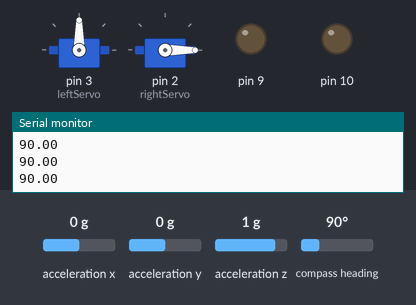
A sketch run on a simulated Arduino Uno, built with avr-gcc and run on an emulated ATmega328P. Parts: 2 × servo, output pins drawn as LEDs (lit = HIGH), the last lines printed to the serial monitor. Inputs (shaded band) come from the test bench; at power-on: compass heading 90°, acceleration x 0 g, acceleration y 0 g, acceleration z 1 g.

Above: at 6.7 s.
6.8 s: compass heading set to 7°
At 7.4 s:
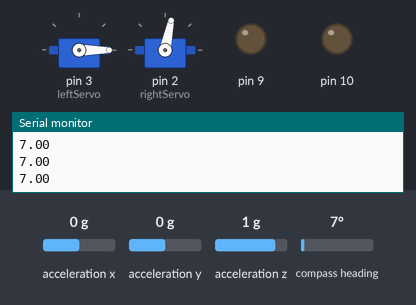
8.3 s: compass heading set to 180°
At 9.5 s:
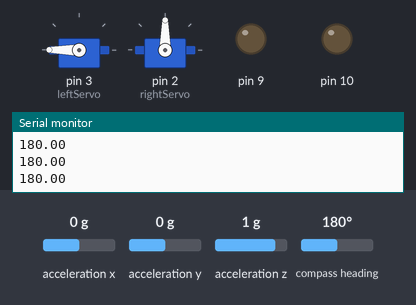
9.8 s: compass heading set to 269°
At 10.7 s:
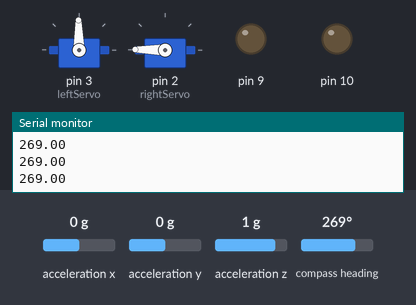
11.3 s: compass heading set to 352°
At 12.1 s:
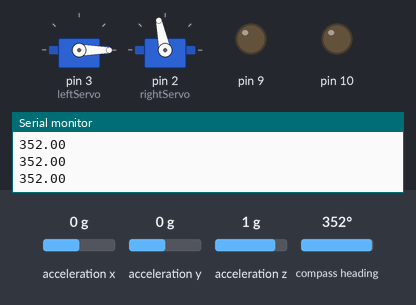
12.8 s: compass heading set to 90°
At 13.1 s:
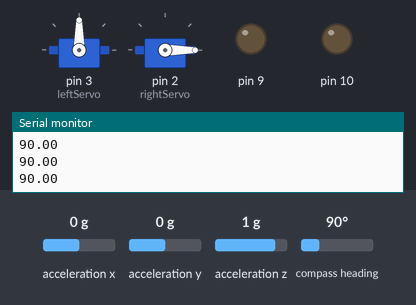
Timing chart, 0 to 15.3 s (numbered marks = the images above; inputs shaded):
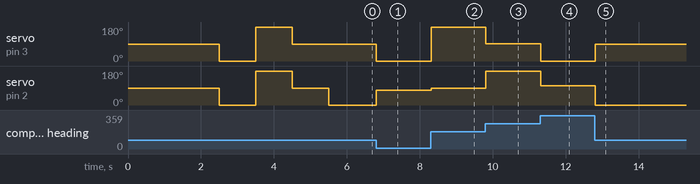

Measured:
- after the input at 6.8 s, servo on pin 3 (leftServo): 90° → 0° at once; servo on pin 2 (rightServo): 0° → 78° at once
- after the input at 8.3 s, servo on pin 3 (leftServo): 0° → 180° at once; servo on pin 2 (rightServo): 78° → 90° at once
- after the input at 9.8 s, servo on pin 3 (leftServo): 180° → 91° at once; servo on pin 2 (rightServo): 90° → 179° at once
- after the input at 11.3 s, servo on pin 3 (leftServo): 91° → 0° at once; servo on pin 2 (rightServo): 179° → 102° at once
- after the input at 12.8 s, servo on pin 3 (leftServo): 0° → 90° at once; servo on pin 2 (rightServo): 102° → 0° at once

The sketch:

riser-bias-test.ino
```cpp
#include <PWMServo.h>
#include <Wire.h>
#include <Adafruit_Sensor.h>
#include <Adafruit_BNO055.h>
#include <utility/imumaths.h>

static PWMServo leftServo;
static PWMServo rightServo;
float goal;
float delta;
float angle;


Adafruit_BNO055 bno = Adafruit_BNO055(55, 0x28, &Wire);

void setup(void)
{
  /*
  pinMode(12,OUTPUT);
  digitalWrite(12,HIGH);
  delay(1000);
  digitalWrite(12,LOW);
  */
  delay(1000);
  Serial.begin(9600);

  //while (!Serial) ;
  //Serial.println("Orientation Sensor Test"); Serial.println("");

  while(!bno.begin())
  Serial.println("Complete");


  delay(1000);

  bno.setExtCrystalUse(true);
  // put your setup code here, to run once:

  //uint8_t bno_cal_system, bno_cal_gyro, bno_cal_accel, bno_cal_mag = 0;
  //while ((bno_cal_system!=3) || (bno_cal_gyro!=3) || (bno_cal_accel!=3) || (bno_cal_mag!=3)){
  //  bno.getCalibration(&bno_cal_system, &bno_cal_gyro, &bno_cal_accel, &bno_cal_mag);
  //}

  pinMode(9,OUTPUT);
  pinMode(10,OUTPUT);
  leftServo.attach(3);//10
  rightServo.attach(2);//9
  //Serial.println("setup");

  delay(500);
  leftServo.write(0);
  rightServo.write(0);
  delay(1000);
  leftServo.write(180);
  rightServo.write(180);
  delay(1000);
  leftServo.write(90);
  rightServo.write(90);
  delay(1000);
}

void loop() {
  // put your main code here, to run repeatedly:
  /*
  imu::Vector<3> euler = bno.getVector(Adafruit_BNO055::VECTOR_EULER);
  // Display the floating point data
  Serial.print("X: ");
  Serial.println(euler.x());
  angle=euler.x()
  */
  sensors_event_t orientationData;
  bno.getEvent(&orientationData, Adafruit_BNO055::VECTOR_EULER);
  angle=orientationData.orientation.x;
  Serial.println(angle);

  goal=270;
  delta=(goal-angle)*3.14/180;
  if(angle==0){
    leftServo.write(0);
    rightServo.write(0);
  }
  else{
    leftServo.write(int(90*(1+cos(3.14/2-delta))));
    rightServo.write(int(90*(1+cos(-delta))));
  }
}
```
